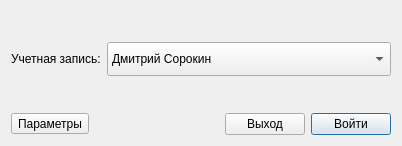
<?xml version="1.0" encoding="UTF-8"?>
<ui version="4.0">
 <class>DialogAuthorize</class>
 <widget class="QDialog" name="DialogAuthorize">
  <property name="geometry">
   <rect>
    <x>0</x>
    <y>0</y>
    <width>402</width>
    <height>146</height>
   </rect>
  </property>
  <property name="windowTitle">
   <string>Авторизация</string>
  </property>
  <property name="windowIcon">
   <iconset theme="dialog-password"/>
  </property>
  <layout class="QVBoxLayout" name="verticalLayout">
   <item>
    <spacer name="verticalSpacer_2">
     <property name="orientation">
      <enum>Qt::Vertical</enum>
     </property>
     <property name="sizeHint" stdset="0">
      <size>
       <width>20</width>
       <height>20</height>
      </size>
     </property>
    </spacer>
   </item>
   <item>
    <layout class="QGridLayout" name="gridLayout">
     <item row="0" column="0">
      <widget class="QLabel" name="label">
       <property name="sizePolicy">
        <sizepolicy hsizetype="Fixed" vsizetype="Preferred">
         <horstretch>0</horstretch>
         <verstretch>0</verstretch>
        </sizepolicy>
       </property>
       <property name="text">
        <string>Учетная запись:</string>
       </property>
      </widget>
     </item>
     <item row="0" column="1">
      <widget class="QComboBox" name="listAccounts">
       <property name="minimumSize">
        <size>
         <width>0</width>
         <height>34</height>
        </size>
       </property>
       <property name="iconSize">
        <size>
         <width>24</width>
         <height>24</height>
        </size>
       </property>
       <item>
        <property name="text">
         <string>Дмитрий Сорокин</string>
        </property>
        <property name="icon">
         <iconset theme="preferences-desktop-user">
          <normaloff/>
         </iconset>
        </property>
       </item>
      </widget>
     </item>
    </layout>
   </item>
   <item>
    <spacer name="verticalSpacer">
     <property name="orientation">
      <enum>Qt::Vertical</enum>
     </property>
     <property name="sizeHint" stdset="0">
      <size>
       <width>20</width>
       <height>20</height>
      </size>
     </property>
    </spacer>
   </item>
   <item>
    <layout class="QHBoxLayout" name="horizontalLayout">
     <item>
      <widget class="QToolButton" name="buttonSettings">
       <property name="text">
        <string>Параметры</string>
       </property>
       <property name="icon">
        <iconset theme="configure">
         <normaloff/>
        </iconset>
       </property>
       <property name="iconSize">
        <size>
         <width>18</width>
         <height>18</height>
        </size>
       </property>
       <property name="toolButtonStyle">
        <enum>Qt::ToolButtonTextBesideIcon</enum>
       </property>
      </widget>
     </item>
     <item>
      <spacer name="horizontalSpacer">
       <property name="orientation">
        <enum>Qt::Horizontal</enum>
       </property>
       <property name="sizeHint" stdset="0">
        <size>
         <width>80</width>
         <height>20</height>
        </size>
       </property>
      </spacer>
     </item>
     <item>
      <widget class="QPushButton" name="buttonExit">
       <property name="text">
        <string>Выход</string>
       </property>
      </widget>
     </item>
     <item>
      <widget class="QPushButton" name="buttonLogin">
       <property name="text">
        <string>Войти</string>
       </property>
       <property name="default">
        <bool>true</bool>
       </property>
      </widget>
     </item>
    </layout>
   </item>
  </layout>
 </widget>
 <resources/>
 <connections>
  <connection>
   <sender>buttonExit</sender>
   <signal>clicked()</signal>
   <receiver>DialogAuthorize</receiver>
   <slot>reject()</slot>
   <hints>
    <hint type="sourcelabel">
     <x>248</x>
     <y>78</y>
    </hint>
    <hint type="destinationlabel">
     <x>261</x>
     <y>156</y>
    </hint>
   </hints>
  </connection>
 </connections>
</ui>
